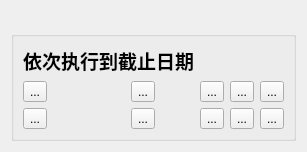
        <widget class="QWidget" name="page_batch">
         <layout class="QVBoxLayout" name="verticalLayout_4" stretch="3,1">
          <item>
           <widget class="QLabel" name="lbl_gantt">
            <property name="text">
             <string/>
            </property>
           </widget>
          </item>
          <item>
           <widget class="QGroupBox" name="gbx_batch">
            <property name="title">
             <string/>
            </property>
            <layout class="QGridLayout" name="gridLayout_8">
             <item row="0" column="0" colspan="2">
              <widget class="QLabel" name="lbl">
               <property name="font">
                <font>
                 <family>微软雅黑</family>
                 <pointsize>14</pointsize>
                 <weight>75</weight>
                 <bold>true</bold>
                </font>
               </property>
               <property name="text">
                <string>依次执行到截止日期</string>
               </property>
              </widget>
             </item>
             <item row="1" column="0">
              <widget class="myToolButton" name="btn_card_rec1">
               <property name="text">
                <string>...</string>
               </property>
              </widget>
             </item>
             <item row="1" column="1">
              <widget class="myToolButton" name="btn_con1">
               <property name="text">
                <string>...</string>
               </property>
              </widget>
             </item>
             <item row="1" column="2">
              <widget class="myToolButton" name="btn_rec2">
               <property name="text">
                <string>...</string>
               </property>
              </widget>
             </item>
             <item row="1" column="3">
              <widget class="myToolButton" name="btn_con2">
               <property name="text">
                <string>...</string>
               </property>
              </widget>
             </item>
             <item row="1" column="4">
              <widget class="myToolButton" name="btn_rec3">
               <property name="text">
                <string>...</string>
               </property>
              </widget>
             </item>
             <item row="2" column="0">
              <widget class="myToolButton" name="btn_con3">
               <property name="text">
                <string>...</string>
               </property>
              </widget>
             </item>
             <item row="2" column="1">
              <widget class="myToolButton" name="btn_rec4">
               <property name="text">
                <string>...</string>
               </property>
              </widget>
             </item>
             <item row="2" column="2">
              <widget class="myToolButton" name="btn_con4">
               <property name="text">
                <string>...</string>
               </property>
              </widget>
             </item>
             <item row="2" column="3">
              <widget class="myToolButton" name="btn_rec5">
               <property name="text">
                <string>...</string>
               </property>
              </widget>
             </item>
             <item row="2" column="4">
              <widget class="myToolButton" name="btn_con5">
               <property name="text">
                <string>...</string>
               </property>
              </widget>
             </item>
            </layout>
           </widget>
          </item>
         </layout>
        </widget>
